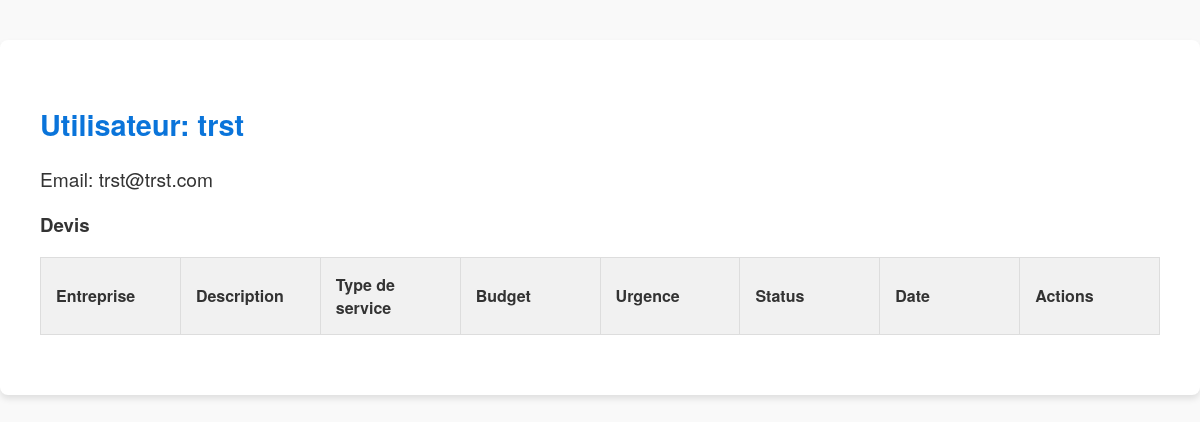
Page /admin/user/2 (signed in) on the earlier database version.
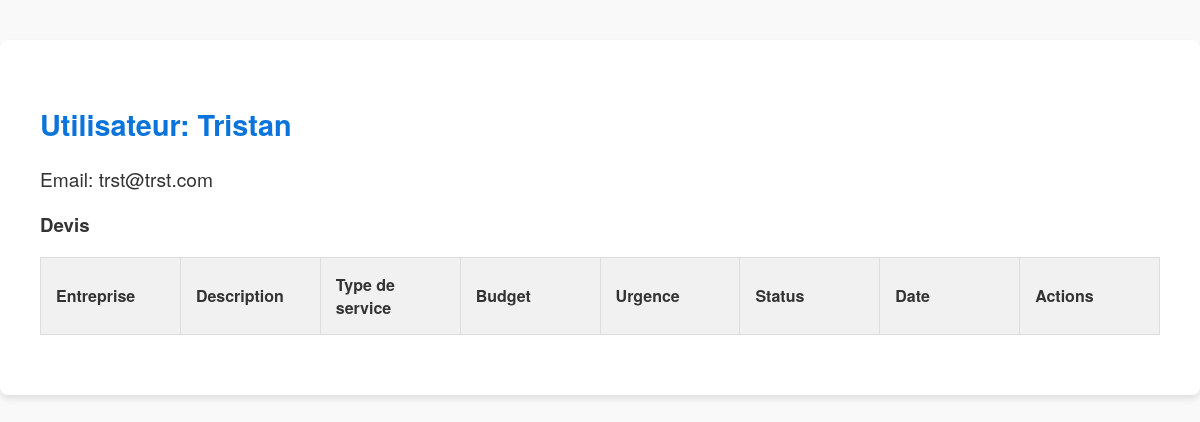
Same page on the later database version.
### models.py (models this page shows)
class User(db.Model):
    id = db.Column(db.Integer, primary_key=True)
    name = db.Column(db.String(80), nullable=False)
    email = db.Column(db.String(120), unique=True, nullable=False)
    password = db.Column(db.String(120), nullable=False)
    is_admin = db.Column(db.Boolean, default=False)
    is_employee = db.Column(db.Boolean, default=False)

### app.py (the view)
@app.route('/admin/user/<int:user_id>')
def admin_view_user(user_id):
    if 'user_id' not in session or not session.get('is_admin'):
        return redirect(url_for('login'))
    user = User.query.filter_by(id=user_id).first()
    return render_template('admin_view_user.html', user=user)

### templates/admin_view_user.html (shortened to what this page needs)
<!DOCTYPE html>
<html lang="fr">
<head>
    <link rel="stylesheet" href="{{ url_for('static', filename='style.css') }}">
</head>
<body>
    <div class="user-container">
        <h2>Utilisateur: {{ user.name }}</h2>
        <p>Email: {{ user.email }}</p>
        <h3>Devis</h3>
        <table>
            <thead>
                <tr>
                    <th>Entreprise</th>
                    <th>Description</th>
                    <th>Type de service</th>
                    <th>Budget</th>
                    <th>Urgence</th>
                    <th>Status</th>
                    <th>Date</th>
                    <th>Actions</th>
                </tr>
            </thead>
        </table>
    </div>
</body>
</html>

Differences in the rows shown:
changed User "trst@trst.com": name "trst" → "Tristan"
